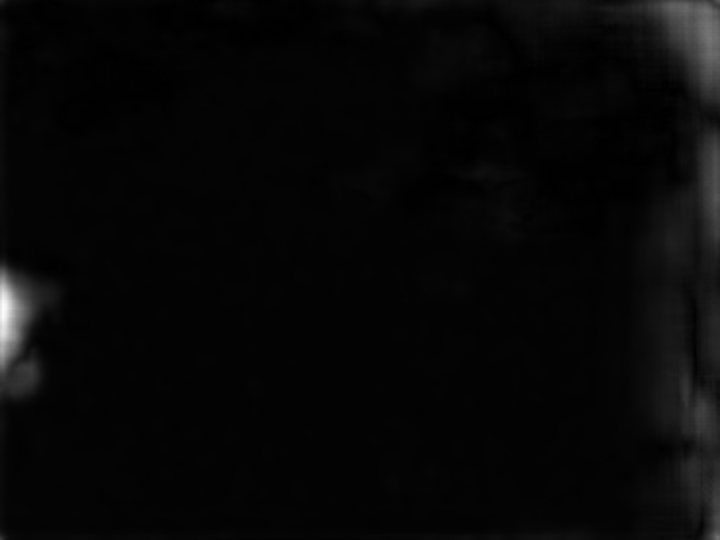
#> input picture data/5_res.jpg_res.flo.png, 1440 x 1080 px (shown at 1/2 size)
$ python -i TESTEstablishRealDatasets.py   (imports and definitions only)   (older library calls are emulated)
#> lines starting #> are read from the running program, lines starting #| are printed output that depends on the picture
# -*- coding: utf-8 -*-
import copy
import os
from glob import glob
import re
import datetime
from PIL import Image,ExifTags
import math
import numpy as np

from VideoReader import _DEFAULT_VideoReader_OPTION,VideoReader


_DEFAULT_NameAnalyzer_OPTION = {
        # 输出图像期望尺寸设置
        'height':1440, # 提取的图像高度
        'width':1080, # 提取的图像宽度
        # 输入输出路径设置
        'path_in':'RAW DIR', # 原始文件夹
        'path_out':'TARGET DIR', # 目标文件夹
        # 输出分组策略设置
        'out_style':'group', # 输出分组策略，在['split','group']中选择一个
            # 对于 'splite'，指定创建n个文件夹(split_n)后把每组图片相同序号的图片放在同一个文件夹中
            # 下方的 split_n 参数用于设置文件夹数目，某组超过这个数目的其他图片会被舍弃，想保留请先人工筛选
                # 如对于两组图片： g1_1,g1_2 ;g2_1,g2_2,g2_3
                # 分类成 folder1:[g1_1,g2_1] ,folder2:[g1_2,g2_2],舍弃g2_3
            # 对于 'group' ，同组图片存在同一个文件夹中，按允许不同文件夹中的图片数目不同
                # 如对于两组图片： g1_1,g1_2 ;g2_1,g2_2,g2_3
                # 分类成 folder1:[g1_1,g1_2] ,folder2:[g2_1,g2_2,g2_3],保留g2_3
        # 对于splite 模式下的设置
        'split_n':3 , # 设置文件夹数目，必须小于等于下面的img_min_ele_num参数
        'split_start_fileid':0, # 起始图片编号,默认是0,一般用于扩展数据集
        'split_keep_serial':False, # 是否保留图像文件的序列号，
            # 如果不保留只能通过文件夹名称来判断图像在序列中的编号
        'split_keep_serial_style':'number', # 序列号的格式,默认使用数字
            # 在['number','underline']中选择
            #           文件夹1    文件夹2    文件夹3
            # 不使用:     1.jpg ,   1.jpg ,   1.jpg
            # number:  1_0.jpg , 1_1.jpg , 1_2.jpg
            # underline: 1.jpg ,  1_.jpg , 1__.jpg
        # 对于group 模式下的设置
        'group_start_dirid':0 , # 起始文件夹编号
        # 文件和文件夹名称设置
        'dir_prefix': '' , # 输出文件夹前缀名
        'dir_suffix': '' , # 输出文件夹后缀名
        'dir_digits': 4,     # 输出文件夹编号位数
        'file_prefix': '', # 输出文件前缀名
        'file_suffix': '.jpg', # 输出文件后缀名（包含系统意义上的后缀名）
        'file_digits': 4,    # 输出文件编号位数
        # 图像处理设置
        'auto_rotate':False, # 部分手机视频图像需要旋转，在遇到长宽比倒置的情况下会执行旋转操作
        'rotate_angle': 270, # 和auto_rotate一起设置，定义旋转的角度
        'processing_type':'zoom', # 切片策略，在['zoom','slice']中选择一个
            # 'zoom' 表示如果原图的尺寸大于期望尺寸，则先进行缩放到接近期望尺寸后再切片，尽可能保留多的内容
            # 'slice' 表示如果原图的尺寸大于期望尺寸，直接在中心进行切片，大小为期望尺寸
        ## =========================================
        # 输入格式为 直接拍摄图像 的设置（dtype=='img'）
        'img_max_interval': 3, # 判定两张图片为同一组图片的最大间距，单位为秒（s）
        'img_min_ele_num': 3, # 一组图像最少的元素数目
        # 输入格式为 视频 的设置（dtype=='video'）
        'video_vr_opts': _DEFAULT_VideoReader_OPTION,
            # 视频读取器参数，详细见_DEFAULT_VideoReader_OPTION
            # 'info':False , # 是否在初始化时输出视频信息
            # 'start': 'first' , # 开始帧,first默认第一帧 ，也可输入数字，
            #    # 如果是整数则代表第n帧，
            #    # 如果是一个大于0小于1的浮点数m，则代表第 floor(m*总帧数) 帧
            #    # 其他输入情形默认为第0帧
            # 'end':'last', # 结束帧，last默认最后一帧，也可输入数字，
            #    # 如果是整数则代表第n帧，
            #    # 如果是一个大于0小于1的浮点数m，则代表第 ceil(m*总帧数) 帧
            #    # 其他输入情形默认为第0帧
            # 'interval': 1 , # (组间)间隔,默认1帧
            #    # 在这里，间隔一般由video_group_num计算得到，除非将其设置为0
            # 'group_ele': 3 , # 一组提取的帧数
            # 'group_interval': 1  # 组内间隔
        'video_group_num': 2, # 从每个视频中提取多少组图像;如果设置为零则不使用此参数，改用
            # video_vr_opts中的interval参数（即帧间间隔）来读取
        'video_image_dir':'default',  # 存放从视频中读取的图片的目录，
            # 默认情况下在opts['path_in'] 下的 VIDEO_IMAGE 文件夹中
        'video_image_ext':'.jpg', # 从视频中提取的临时图片的后缀名，
            # 注意，最终文件的后缀名由file_suffix决定
        'video_wait':True, # 在读取完视频之后是否暂停，供手动选择图片
        }


# 原始输入类型列表
# img:输入的是直接拍摄的序列图像
# raw：输入的是raw格式（纯数据矩阵）图像
# video：输入的是视频
_NAME_FORMAT_LIST = ['img','raw','video']
# 定义图像后缀名，img模式下，后缀名不在列表中的文件都会被忽略
_IMGTYPE_LIST = ['jpg','bmp','png','jpeg','rgb','tif']

_VIDTYPE_LIST = ['mp4',]
# 定义从文件名中读取时间的方式
    # date表示日期,time表示时间;后面的列表中的
    # 第一项表示正则表达式的提取规则，
    # 第二项表示提取后的字符串中有效字段的起始结束位置
    # 第三项表示datatime类读取有效字段时的格式
_DEFAULT_NAME_FORMAT = {
        'img':{'date':['IMG_\d{8}_',(4,12),'%Y%m%d']  ,
               'time':['_\d{6}\.'  ,(1,7) ,'%H%M%S']} ,#%f微秒
        'raw':[],
        'video':{'group':[".*_g\d*_id",(0,-3),]}, # 视频不按照时间分类
        }


class NameAnalyzer(object):
    '''
    这是一个小工具，用于提高效率，减少重复工作，没有什么算法

    本类用于快速将手机或其他设备拍摄完之后的图片、视频、RAW格式图片等文件批量重命名形成数据集
    每个对象只能用于处理一种类型的源文件（图片对、视频、RAW图片对）
    所有的原始文件放在同一文件夹下

    本类主要解决的问题是：
        1.由于从手机中复制出来的图像文件是混合的，因此需要根据文件名的拍摄时间来对图像进行分组
        2.拍摄的视频需要转化为图片对
        3.拍摄的RAW图像需要转化为RGB图像
        4.图像的尺寸需要统一，特别是长宽比
    '''
    def __init__(self,dtype = 'img' , opts = _DEFAULT_NameAnalyzer_OPTION):
        '''
        初始化输入
            dtype:源数据格式
            opts:选项，详细见_DEFAULT_NameAnalyzer_OPTION
        '''
        assert(dtype in _NAME_FORMAT_LIST)
        self.dtype = dtype
        self.opts = copy.deepcopy(opts)
        self.skip = 0
        self.raw_files_num = 0
        self.img_num = 0
        self.OptCheck()

    def OptCheck(self):
        opts = self.opts
        assert(opts['out_style'] in ['split','group'])
        assert(opts['processing_type'] in ['zoom','slice'])
        assert(opts['split_keep_serial_style'] in ['number','underline'])
        assert(opts['img_min_ele_num'] >= opts['split_n'])
        assert(opts['path_in'] is not 'RAW DIR')
        assert(opts['path_out'] is not 'TARGET DIR')

        if(opts['video_image_dir'] is 'default'):
            opts['video_image_dir'] = os.path.join(opts['path_in'],'VIDEO_IMAGE')


    # [120 lines left out: functions Run, ImageGroupsProcessing, not called in this run]


    def ImageProcessing(self,im):
        '''
        对图像进行旋转缩放切片操作使得符合标准尺寸(标准尺寸在opts中定义)
        思路是：
            1.判断是否需要旋转
                只针对视频导出的图片使用，手机直接拍摄的图片通过ExifTags标志判断是否需要旋转
            2.进行缩放，使缩放后的图像的能覆盖目标尺寸的图像,即
              w>=tw,h>=th
            3.进行切片,切除长边
        函数输入：
            im：待处理图像，类型是Image
        隐藏输入：
            self.opts：
                'height','width','auto_rotate',
                'rotate_angle','processing_type'
        函数输出：
            img：处理完后的图像，类型是Image
        '''
        th = self.opts['height']
        tw = self.opts['width']
        auto_rotate = self.opts['auto_rotate']
        rotate_angle = self.opts['rotate_angle']
        processing_type = self.opts['processing_type']

        target_hw_ratio = th / tw
        w, h = im.size
        hw_ratio = h / w
        ## step1. 在遇到长宽比倒置的情况下会执行旋转操作
        flag = ((hw_ratio > 1 and target_hw_ratio < 1)or
                (hw_ratio < 1 and target_hw_ratio > 1))
        if(auto_rotate and flag):
            print('rotate',hw_ratio,' ',target_hw_ratio)
            img = im.rotate(rotate_angle,expand = True)
            w, h = img.size
        else:
            img = im
        ## step2. 进行缩放，使缩放后的图像的能覆盖目标尺寸的图像
        if(w == tw and h == th):
            # 尺寸一样大直接返回
            return img
        if(w == tw and h > th):
            # 有一边（h或w）一样大的情形
            hs = int((h - th) /2)
            box=(0,hs,tw,hs+th)
            return img.crop(box)
        if(h == th and w > tw):
            ws = int((w - tw) /2)
            box=(ws,0,ws+tw,th)
            return img.crop(box)
        # 计算放大率
        rw = w / tw
        rh = h / th
        if(rh < 1 or rw < 1):
            r = max(rw,rh)
        if(rh > 1 and rw > 1):
            if(processing_type == 'slice'):
                # 切片模式不缩小
                r = 1
            else:
                r = min(rw,rh)
        #缩放
        img = img.resize((math.ceil(w / r), math.ceil(h / r)), Image.ANTIALIAS)
        w, h = img.size
        hs = int((h - th) /2)
        ws = int((w - tw) /2)
        ## step3. 进行切片,切除长边
        box=(ws,hs,ws+tw,hs+th)
        return img.crop(box)


    # [342 lines left out: functions ImgClassify, VideoClassify, ClassifyUsingDateTime, ClassifyUsingGroupId, ReadVideos, SaveVideoImages and 5 more, not called in this run]


### 测试 ###
# 直接图像类型
#opts = copy.deepcopy(_DEFAULT_NameAnalyzer_OPTION)
#opts['path_in']='E:/data/图片预处理/img/20190108/RGB/'
#opts['path_out']='../data/Real/test1/'
#opts['out_style']='split'
#opts['split_keep_serial']=True
#opts['split_keep_serial_style']= 'underline'
#opts['dir_prefix']= 'im'
#opts['dir_digits']= 0
#opts['file_digits']= 0
##opts['auto_rotate']=True
#a = NameAnalyzer('img',opts)
#a.Run()
#image_groups = a.img_image_groups

# 视频类型
opts = copy.deepcopy(_DEFAULT_NameAnalyzer_OPTION)
opts['path_in']='E:/data/图片预处理/img/20190108/VIDEO/'
opts['path_out']='../data/Real/test2/'
opts['out_style']='split'
opts['split_keep_serial']=True
opts['split_keep_serial_style']= 'underline'
opts['dir_prefix']= 'im'
opts['dir_digits']= 0
opts['file_digits']= 0
opts['auto_rotate']=True

vr_opts = copy.deepcopy(_DEFAULT_VideoReader_OPTION)
vr_opts['start'] = 0.05
vr_opts['end'] = 0.95
opts['video_vr_opts'] = vr_opts
opts['video_group_num'] = 1
opts['video_wait'] = False

a = NameAnalyzer('video',opts)
# [1 line not run here, left out]
# [1 line that did not run here, left out]

>>> from PIL import Image
>>> picture = Image.open('../data/5_res.jpg_res.flo.png')
#> picture is the input picture: PIL image 1440x1080 L; min 0, max 255, mean 7.3
>>> result = NameAnalyzer().ImageProcessing(picture)
#> in ImageProcessing, `th = self.opts['height']`: th = 1440
#> in ImageProcessing, `tw = self.opts['width']`: tw = 1080
#> in ImageProcessing, `auto_rotate = self.opts['auto_rotate']`: auto_rotate = False
#> in ImageProcessing, `rotate_angle = self.opts['rotate_angle']`: rotate_angle = 270
#> in ImageProcessing, `processing_type = self.opts['processing_type']`: processing_type = 'zoom'
#> in ImageProcessing, `target_hw_ratio = th / tw`: target_hw_ratio = 1.33
#> in ImageProcessing, `flag = ((hw_ratio > 1 and target_hw_ratio < 1)or (hw_ratio < 1 and tar..`: flag = True
#> in ImageProcessing, `rw = w / tw`: rw = 1.33
#> in ImageProcessing, `rh = h / th`: rh = 0.75
#> in ImageProcessing, `r = max(rw,rh)`: r = 1.33
#> in ImageProcessing, `img = img.resize((math.ceil(w / r), math.ceil(h / r)), Image.ANTIALIAS)`:
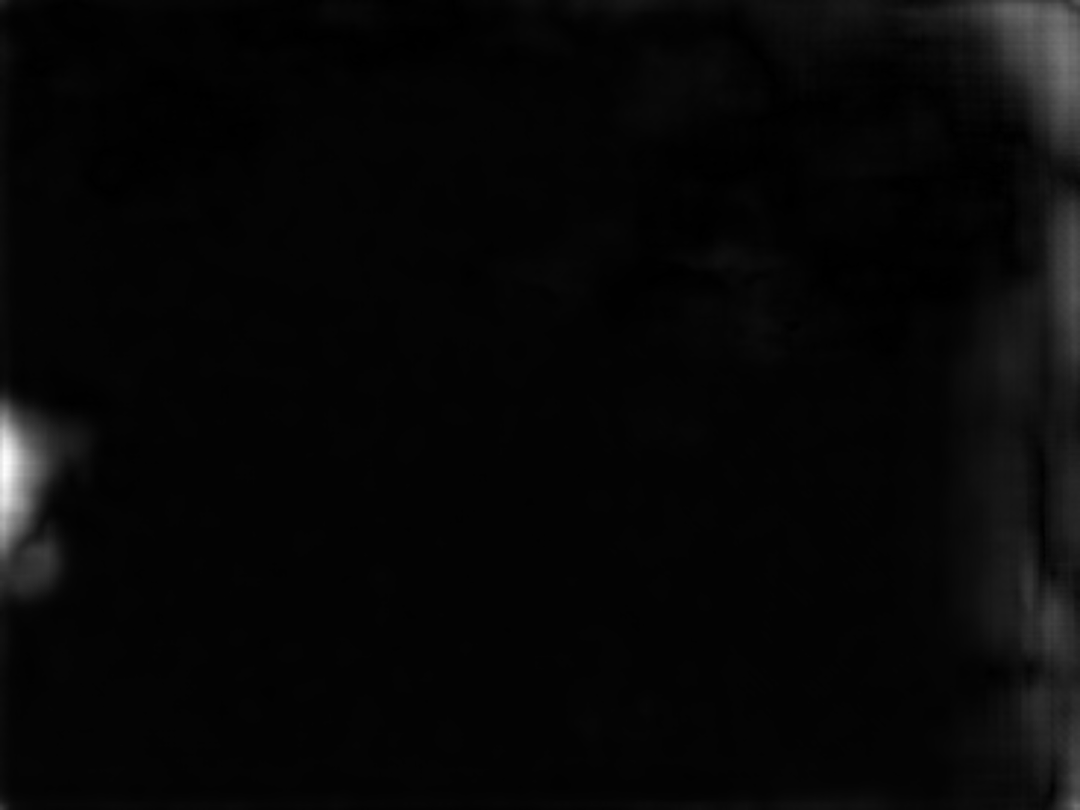
#> img: PIL image 1080x810 L; min 0, max 255, mean 7.3
#> in ImageProcessing, `hs = int((h - th) /2)`: hs = -315
#> in ImageProcessing, `ws = int((w - tw) /2)`: ws = 0
#> in ImageProcessing, `box=(ws,hs,ws+tw,hs+th)`: box = (0, -315, 1080, 1125)
#> in ImageProcessing, `return img.crop(box)`:
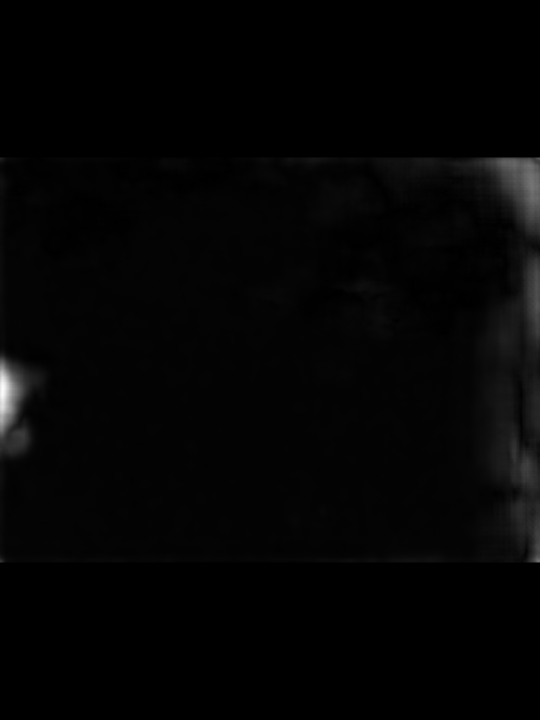
#> returned value: PIL image 1080x1440 L (shown at 1/2 size); min 0, max 255, mean 4.1
